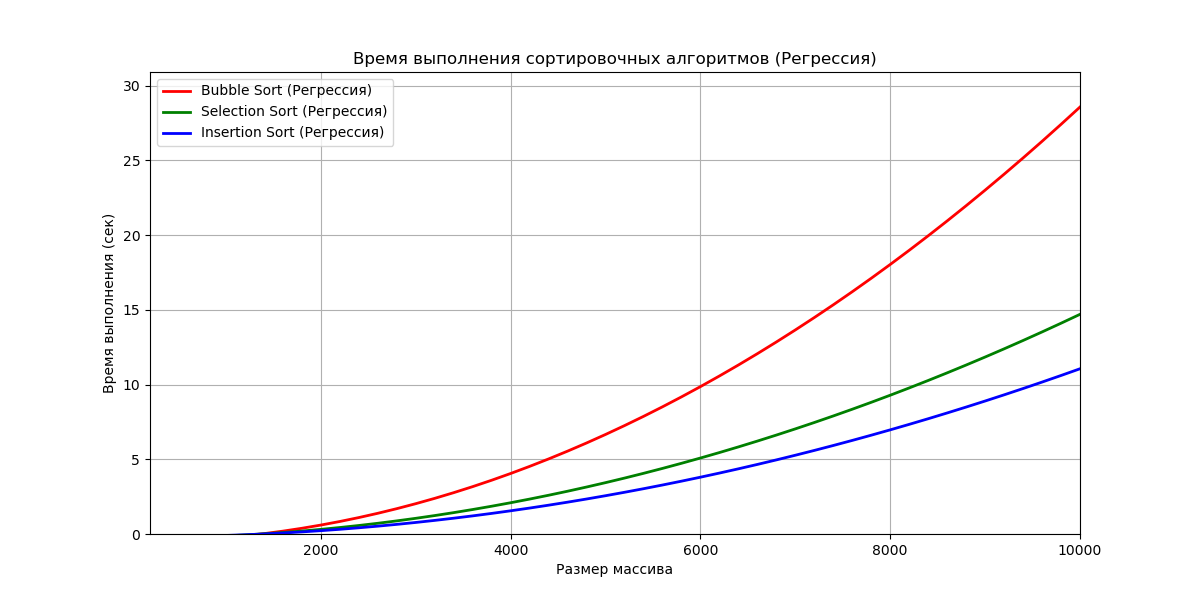

Here is the Python script that generated this plot:
import numpy as np
import matplotlib.pyplot as plt
from sklearn.preprocessing import PolynomialFeatures
from sklearn.linear_model import LinearRegression
import time

# Функция сортировки пузырьком
def bubble_sort(arr):
    n = len(arr)
    for i in range(n):
        for j in range(0, n - i - 1):
            if arr[j] > arr[j + 1]:
                arr[j], arr[j + 1] = arr[j + 1], arr[j]
    return arr

# Функция сортировки выбором
def selection_sort(arr):
    length = len(arr)
    for i in range(length - 1):
        min_index = i
        for j in range(i + 1, length):
            if arr[j] < arr[min_index]:
                min_index = j
        # Обмен значениями
        arr[i], arr[min_index] = arr[min_index], arr[i]
    return arr

# Функция сортировки вставками
def insertion_sort(arr):
    length = len(arr)
    for i in range(1, length):  # Начинаем с 1, так как элемент на 0 уже "отсортирован"
        key = arr[i]
        j = i - 1
        # Перемещаем элементы, которые больше key, на одну позицию вперед
        while j >= 0 and arr[j] > key:
            arr[j + 1] = arr[j]
            j -= 1
        arr[j + 1] = key  # Вставляем ключевой элемент на правильную позицию
    return arr

# Установка фиксированного сида для генерации случайных чисел
np.random.seed(42)

# Генерация размеров массивов от 200 до 10000 с шагом 200
sizes = np.arange(200, 10001, 200)  # Размеры массивов с шагом 200

# Измерение времени выполнения алгоритма для каждого размера массива
times_bubble = []
times_selection = []
times_insertion = []

for size in sizes:
    arr_bubble = np.random.randint(0, 10000, size)  # Генерация случайного массива для пузырька
    start_time = time.time()
    bubble_sort(arr_bubble)
    end_time = time.time()
    times_bubble.append(end_time - start_time)

    arr_selection = np.random.randint(0, 10000, size)  # Генерация случайного массива для выбора
    start_time = time.time()
    selection_sort(arr_selection)
    end_time = time.time()
    times_selection.append(end_time - start_time)

    arr_insertion = np.random.randint(0, 10000, size)  # Генерация случайного массива для вставки
    start_time = time.time()
    insertion_sort(arr_insertion)
    end_time = time.time()
    times_insertion.append(end_time - start_time)

# Преобразуем в массив NumPy для удобства
y_bubble = np.array(times_bubble)
y_selection = np.array(times_selection)
y_insertion = np.array(times_insertion)

# Полиномиальная регрессия (2-й степени) для пузырьковой сортировки
poly_bubble = PolynomialFeatures(degree=2)
N_b_poly = poly_bubble.fit_transform(sizes.reshape(-1, 1))
model_bubble = LinearRegression()
model_bubble.fit(N_b_poly, y_bubble)
y_bubble_predict = model_bubble.predict(N_b_poly)

# Полиномиальная регрессия (2-й степени) для сортировки выбором
poly_selection = PolynomialFeatures(degree=2)
N_s_poly = poly_selection.fit_transform(sizes.reshape(-1, 1))
model_selection = LinearRegression()
model_selection.fit(N_s_poly, y_selection)
y_selection_predict = model_selection.predict(N_s_poly)

# Полиномиальная регрессия (2-й степени) для сортировки вставками
poly_insertion = PolynomialFeatures(degree=2)
N_i_poly = poly_insertion.fit_transform(sizes.reshape(-1, 1))
model_insertion = LinearRegression()
model_insertion.fit(N_i_poly, y_insertion)
y_insertion_predict = model_insertion.predict(N_i_poly)

# Создание графика
plt.figure(figsize=(12, 6))
plt.plot(sizes, y_bubble_predict, label='Bubble Sort (Регрессия)', color='red', linewidth=2)
plt.plot(sizes, y_selection_predict, label='Selection Sort (Регрессия)', color='green', linewidth=2)
plt.plot(sizes, y_insertion_predict, label='Insertion Sort (Регрессия)', color='blue', linewidth=2)

# Настройка графика
plt.title('Время выполнения сортировочных алгоритмов (Регрессия)')
plt.xlabel('Размер массива')
plt.ylabel('Время выполнения (сек)')
plt.xlim(200, 10000)  
plt.ylim(0, max(max(y_bubble), max(y_selection), max(y_insertion)) * 1.1)  
plt.axhline(0, color='black', linewidth=0.5, ls='--')
plt.axvline(0, color='black', linewidth=0.5, ls='--')
plt.grid()
plt.legend()
plt.show()
